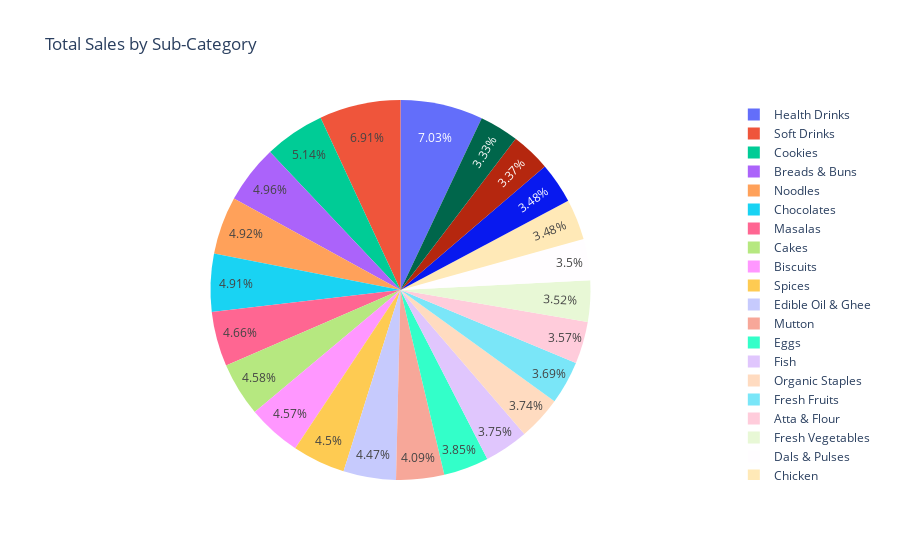

Notebook code cell kept with this figure:
### Code cell
# pie chart of total sales by sub-category

fig = px.pie(category_sales, values='Sales', names='Sub_Category', title='Total Sales by Sub-Category')
fig.show()

### Figure 1 — Plotly figure (JSON) as saved in the notebook; plotly's stock layout.template omitted (floating-point values rounded to 4 significant figures)
{"data": [{"domain": {"x": [0, 1], "y": [0, 1]}, "hovertemplate": "Sub_Category=%{label}<br>Sales=%{value}<extra></extra>", "labels": ["Biscuits", "Breads & Buns", "Cakes", "Health Drinks", "Soft Drinks", "Chicken", "Eggs", "Fish", "Mutton", "Atta & Flour", "Dals & Pulses", "Organic Staples", "Rice", "Fresh Fruits", "Fresh Vegetables", "Organic Fruits", "Organic Vegetables", "Edible Oil & Ghee", "Masalas", "Spices", "Chocolates", "Cookies", "Noodles"], "legendgroup": "", "name": "", "showlegend": true, "type": "pie", "values": [684083, 742586, 685612, 1051439, 1033874, 520497, 575156, 560548, 611200, 534649, 523371, 558929, 498323, 551212, 525842, 503402, 520271, 668086, 697480, 672876, 733898, 768213, 735435]}], "layout": {"autosize": true, "legend": {"tracegroupgap": 0}, "title": {"text": "Total Sales by Sub-Category"}}}
